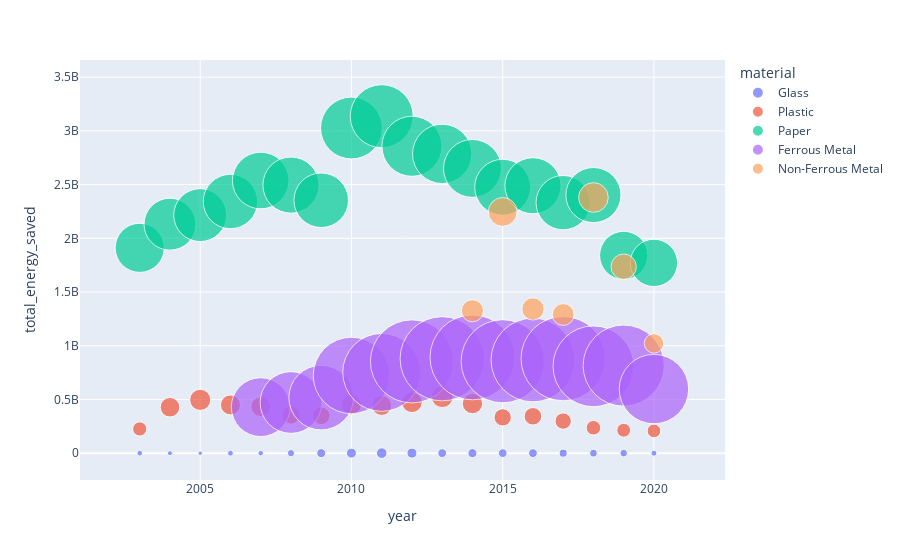

Notebook code for this chart:
### Code cell
fig = px.scatter(
      total_data,
      x="year",
      y= "total_energy_saved",
      size="total_waste_recycled_tonne",
      color="material",
      size_max= 60,
)
fig.show()

### Figure 1 — Plotly figure (JSON) as saved in the notebook; plotly's stock layout.template omitted (floating-point values rounded to 4 significant figures)
{"data": [{"hovertemplate": "material=Glass<br>year=%{x}<br>total_energy_saved=%{y}<br>total_waste_recycled_tonne=%{marker.size}<extra></extra>", "legendgroup": "Glass", "marker": {"color": "#636efa", "size": [6200, 4900, 3800, 6400, 5800, 10000, 15600, 19200, 21400, 19500, 14600, 15700, 14600, 14700, 12400, 12000, 11000, 7000], "sizemode": "area", "sizeref": 385.8, "symbol": "circle"}, "mode": "markers", "name": "Glass", "orientation": "v", "showlegend": true, "type": "scatter", "x": [2003, 2004, 2005, 2006, 2007, 2008, 2009, 2010, 2011, 2012, 2013, 2014, 2015, 2016, 2017, 2018, 2019, 2020], "xaxis": "x", "y": [260400, 205800, 159600, 268800, 243600, 420000, 655200, 806400, 898800, 819000, 613200, 659400, 613200, 617400, 520800, 504000, 462000, 294000], "yaxis": "y"}, {"hovertemplate": "material=Plastic<br>year=%{x}<br>total_energy_saved=%{y}<br>total_waste_recycled_tonne=%{marker.size}<extra></extra>", "legendgroup": "Plastic", "marker": {"color": "#EF553B", "size": [39100, 74100, 86000, 77800, 75000, 61200, 60300, 78100, 77000, 82100, 91100, 80000, 57800, 59500, 51800, 41000, 37000, 36000], "sizemode": "area", "sizeref": 385.8, "symbol": "circle"}, "mode": "markers", "name": "Plastic", "orientation": "v", "showlegend": true, "type": "scatter", "x": [2003, 2004, 2005, 2006, 2007, 2008, 2009, 2010, 2011, 2012, 2013, 2014, 2015, 2016, 2017, 2018, 2019, 2020], "xaxis": "x", "y": [225763400, 427853400, 496564000, 449217200, 433050000, 353368800, 348172200, 450949400, 444598000, 474045400, 526011400, 461920000, 333737200, 343553000, 299093200, 236734000, 213638000, 207864000], "yaxis": "y"}, {"hovertemplate": "material=Paper<br>year=%{x}<br>total_energy_saved=%{y}<br>total_waste_recycled_tonne=%{marker.size}<extra></extra>", "legendgroup": "Paper", "marker": {"color": "#00cc96", "size": [466200, 519900, 540500, 571400, 619000, 608600, 574200, 738200, 765000, 696700, 679400, 646500, 603700, 607100, 568800, 586000, 449000, 432000], "sizemode": "area", "sizeref": 385.8, "symbol": "circle"}, "mode": "markers", "name": "Paper", "orientation": "v", "showlegend": true, "type": "scatter", "x": [2003, 2004, 2005, 2006, 2007, 2008, 2009, 2010, 2011, 2012, 2013, 2014, 2015, 2016, 2017, 2018, 2019, 2020], "xaxis": "x", "y": [1911420000, 2131590000, 2216050000, 2342740000, 2537900000, 2495260000, 2354220000, 3026620000, 3136500000, 2856470000, 2785540000, 2650650000, 2475170000, 2489110000, 2332080000, 2402600000, 1840900000, 1771200000], "yaxis": "y"}, {"hovertemplate": "material=Ferrous Metal<br>year=%{x}<br>total_energy_saved=%{y}<br>total_waste_recycled_tonne=%{marker.size}<extra></extra>", "legendgroup": "Ferrous Metal", "marker": {"color": "#ab63fa", "size": [668000, 735000, 806200, 1127500, 1171600, 1331200, 1369200, 1388900, 1333300, 1351500, 1371000, 1260000, 1270000, 930000], "sizemode": "area", "sizeref": 385.8, "symbol": "circle"}, "mode": "markers", "name": "Ferrous Metal", "orientation": "v", "showlegend": true, "type": "scatter", "x": [2007, 2008, 2009, 2010, 2011, 2012, 2013, 2014, 2015, 2016, 2017, 2018, 2019, 2020], "xaxis": "x", "y": [428856000, 471870000, 517580400, 723855000, 752167200, 854630400, 879026400, 891673800, 855978600, 867663000, 880182000, 808920000, 815340000, 597060000], "yaxis": "y"}, {"hovertemplate": "material=Non-Ferrous Metal<br>year=%{x}<br>total_energy_saved=%{y}<br>total_waste_recycled_tonne=%{marker.size}<extra></extra>", "legendgroup": "Non-Ferrous Metal", "marker": {"color": "#FFA15A", "size": [94700, 160400, 95900, 92200, 170000, 124000, 73000], "sizemode": "area", "sizeref": 385.8, "symbol": "circle"}, "mode": "markers", "name": "Non-Ferrous Metal", "orientation": "v", "showlegend": true, "type": "scatter", "x": [2014, 2015, 2016, 2017, 2018, 2019, 2020], "xaxis": "x", "y": [1325800000, 2245600000, 1342600000, 1290800000, 2380000000, 1736000000, 1022000000], "yaxis": "y"}], "layout": {"legend": {"itemsizing": "constant", "title": {"text": "material"}, "tracegroupgap": 0}, "margin": {"t": 60}, "xaxis": {"anchor": "y", "domain": [0, 1], "title": {"text": "year"}}, "yaxis": {"anchor": "x", "domain": [0, 1], "title": {"text": "total_energy_saved"}}}}
